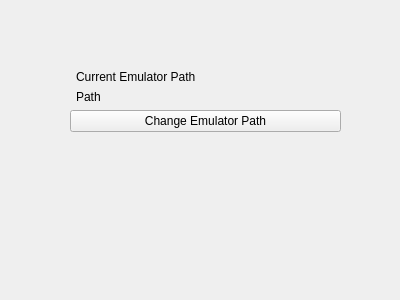
<?xml version="1.0" encoding="UTF-8"?>
<ui version="4.0">
 <class>SelectPrefPathPage</class>
 <widget class="QWizardPage" name="SelectPrefPathPage">
  <property name="geometry">
   <rect>
    <x>0</x>
    <y>0</y>
    <width>400</width>
    <height>300</height>
   </rect>
  </property>
  <property name="windowTitle">
   <string>WizardPage</string>
  </property>
  <widget class="QWidget" name="">
   <property name="geometry">
    <rect>
     <x>70</x>
     <y>70</y>
     <width>271</width>
     <height>191</height>
    </rect>
   </property>
   <layout class="QFormLayout" name="formLayout">
    <item row="3" column="0" colspan="2">
     <widget class="QPushButton" name="change_emulator_path">
      <property name="text">
       <string>Change Emulator Path</string>
      </property>
     </widget>
    </item>
    <item row="0" column="1">
     <widget class="QLabel" name="page_name">
      <property name="text">
       <string>Current Emulator Path</string>
      </property>
     </widget>
    </item>
    <item row="1" column="1">
     <widget class="QLabel" name="emulator_path">
      <property name="text">
       <string>Path</string>
      </property>
     </widget>
    </item>
   </layout>
  </widget>
 </widget>
 <resources/>
 <connections/>
</ui>
